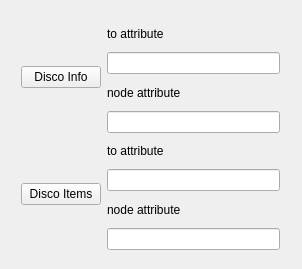
<?xml version="1.0" encoding="UTF-8"?>
<ui version="4.0">
 <class>XmppCommandsClass</class>
 <widget class="QWidget" name="XmppCommandsClass">
  <property name="geometry">
   <rect>
    <x>0</x>
    <y>0</y>
    <width>302</width>
    <height>269</height>
   </rect>
  </property>
  <property name="windowTitle">
   <string>XmppCommands</string>
  </property>
  <widget class="QWidget" name="gridLayoutWidget">
   <property name="geometry">
    <rect>
     <x>10</x>
     <y>10</y>
     <width>281</width>
     <height>251</height>
    </rect>
   </property>
   <layout class="QGridLayout" name="gridLayout">
    <item row="1" column="1">
     <widget class="QLineEdit" name="discoInfoToAttribute"/>
    </item>
    <item row="3" column="1">
     <widget class="QLineEdit" name="discoInfoNodeAttribute"/>
    </item>
    <item row="11" column="1">
     <widget class="QLineEdit" name="discoItemsNodeAttribute"/>
    </item>
    <item row="0" column="1">
     <widget class="QLabel" name="label">
      <property name="text">
       <string>to attribute</string>
      </property>
     </widget>
    </item>
    <item row="2" column="1">
     <widget class="QLabel" name="label_2">
      <property name="text">
       <string>node attribute</string>
      </property>
     </widget>
    </item>
    <item row="0" column="0" rowspan="4">
     <widget class="QPushButton" name="discoInfo">
      <property name="text">
       <string>Disco Info</string>
      </property>
     </widget>
    </item>
    <item row="8" column="0" rowspan="4">
     <widget class="QPushButton" name="discoItems">
      <property name="text">
       <string>Disco Items</string>
      </property>
     </widget>
    </item>
    <item row="9" column="1">
     <widget class="QLineEdit" name="discoItemsToAttribute"/>
    </item>
    <item row="10" column="1">
     <widget class="QLabel" name="label_3">
      <property name="text">
       <string>node attribute</string>
      </property>
     </widget>
    </item>
    <item row="8" column="1">
     <widget class="QLabel" name="label_4">
      <property name="text">
       <string>to attribute</string>
      </property>
     </widget>
    </item>
   </layout>
  </widget>
 </widget>
 <layoutdefault spacing="6" margin="11"/>
 <resources/>
 <connections/>
</ui>
